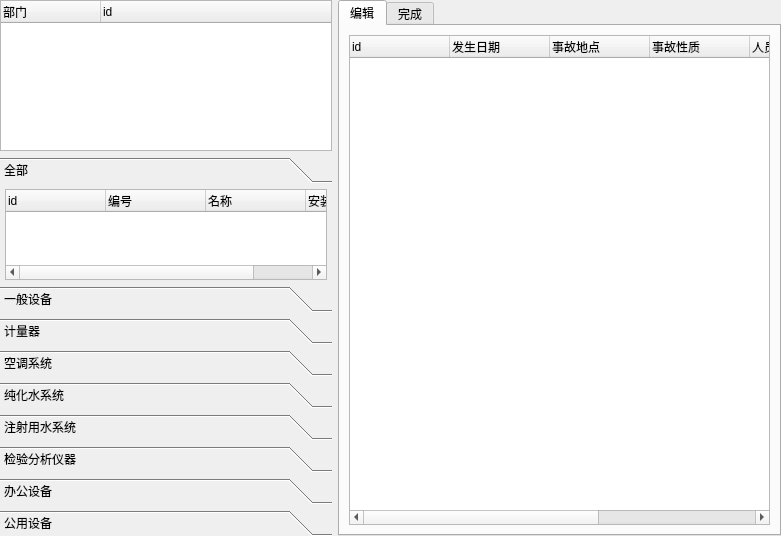
<?xml version="1.0" encoding="UTF-8"?>
<ui version="4.0">
 <class>Form</class>
 <widget class="QWidget" name="Form">
  <property name="geometry">
   <rect>
    <x>0</x>
    <y>0</y>
    <width>781</width>
    <height>536</height>
   </rect>
  </property>
  <property name="windowTitle">
   <string>Form</string>
  </property>
  <layout class="QGridLayout" name="gridLayout">
   <property name="leftMargin">
    <number>0</number>
   </property>
   <property name="topMargin">
    <number>0</number>
   </property>
   <property name="rightMargin">
    <number>0</number>
   </property>
   <property name="bottomMargin">
    <number>0</number>
   </property>
   <item row="0" column="3" rowspan="2">
    <widget class="QTabWidget" name="tabWidget">
     <property name="sizePolicy">
      <sizepolicy hsizetype="Expanding" vsizetype="Expanding">
       <horstretch>8</horstretch>
       <verstretch>0</verstretch>
      </sizepolicy>
     </property>
     <property name="tabShape">
      <enum>QTabWidget::Rounded</enum>
     </property>
     <property name="currentIndex">
      <number>0</number>
     </property>
     <widget class="QWidget" name="tab_0">
      <attribute name="title">
       <string>编辑</string>
      </attribute>
      <layout class="QGridLayout" name="gridLayout_2">
       <item row="0" column="0">
        <widget class="QTreeWidget" name="treeWidget_recordslist">
         <property name="sizePolicy">
          <sizepolicy hsizetype="Expanding" vsizetype="Expanding">
           <horstretch>0</horstretch>
           <verstretch>0</verstretch>
          </sizepolicy>
         </property>
         <property name="contextMenuPolicy">
          <enum>Qt::CustomContextMenu</enum>
         </property>
         <column>
          <property name="text">
           <string>id</string>
          </property>
         </column>
         <column>
          <property name="text">
           <string>发生日期</string>
          </property>
         </column>
         <column>
          <property name="text">
           <string>事故地点</string>
          </property>
         </column>
         <column>
          <property name="text">
           <string>事故性质</string>
          </property>
         </column>
         <column>
          <property name="text">
           <string>人员伤亡</string>
          </property>
         </column>
         <column>
          <property name="text">
           <string>事故简况</string>
          </property>
         </column>
         <column>
          <property name="text">
           <string>原因分析</string>
          </property>
         </column>
        </widget>
       </item>
      </layout>
     </widget>
     <widget class="QWidget" name="tab_1">
      <attribute name="title">
       <string>完成</string>
      </attribute>
     </widget>
    </widget>
   </item>
   <item row="0" column="0" colspan="2">
    <widget class="QTreeWidget" name="treeWidget_deptlist">
     <property name="sizePolicy">
      <sizepolicy hsizetype="Expanding" vsizetype="Expanding">
       <horstretch>3</horstretch>
       <verstretch>2</verstretch>
      </sizepolicy>
     </property>
     <column>
      <property name="text">
       <string>部门</string>
      </property>
     </column>
     <column>
      <property name="text">
       <string>id</string>
      </property>
     </column>
    </widget>
   </item>
   <item row="1" column="0" colspan="2">
    <widget class="QToolBox" name="toolBox">
     <property name="sizePolicy">
      <sizepolicy hsizetype="Preferred" vsizetype="Preferred">
       <horstretch>0</horstretch>
       <verstretch>5</verstretch>
      </sizepolicy>
     </property>
     <property name="currentIndex">
      <number>0</number>
     </property>
     <widget class="QWidget" name="page_0">
      <property name="geometry">
       <rect>
        <x>0</x>
        <y>0</y>
        <width>305</width>
        <height>107</height>
       </rect>
      </property>
      <attribute name="label">
       <string>全部</string>
      </attribute>
      <layout class="QGridLayout" name="gridLayout_3">
       <property name="leftMargin">
        <number>5</number>
       </property>
       <property name="topMargin">
        <number>0</number>
       </property>
       <property name="rightMargin">
        <number>5</number>
       </property>
       <property name="bottomMargin">
        <number>0</number>
       </property>
       <item row="0" column="0">
        <widget class="QTreeWidget" name="treeWidget_equuiplist">
         <property name="sizePolicy">
          <sizepolicy hsizetype="Expanding" vsizetype="Expanding">
           <horstretch>0</horstretch>
           <verstretch>0</verstretch>
          </sizepolicy>
         </property>
         <property name="contextMenuPolicy">
          <enum>Qt::CustomContextMenu</enum>
         </property>
         <column>
          <property name="text">
           <string>id</string>
          </property>
         </column>
         <column>
          <property name="text">
           <string>编号</string>
          </property>
         </column>
         <column>
          <property name="text">
           <string>名称</string>
          </property>
         </column>
         <column>
          <property name="text">
           <string>安装位置</string>
          </property>
         </column>
        </widget>
       </item>
      </layout>
     </widget>
     <widget class="QWidget" name="page_1">
      <property name="geometry">
       <rect>
        <x>0</x>
        <y>0</y>
        <width>331</width>
        <height>105</height>
       </rect>
      </property>
      <attribute name="label">
       <string>一般设备</string>
      </attribute>
     </widget>
     <widget class="QWidget" name="page_2">
      <property name="geometry">
       <rect>
        <x>0</x>
        <y>0</y>
        <width>331</width>
        <height>105</height>
       </rect>
      </property>
      <attribute name="label">
       <string>计量器</string>
      </attribute>
     </widget>
     <widget class="QWidget" name="page_3">
      <property name="geometry">
       <rect>
        <x>0</x>
        <y>0</y>
        <width>331</width>
        <height>105</height>
       </rect>
      </property>
      <attribute name="label">
       <string>空调系统</string>
      </attribute>
     </widget>
     <widget class="QWidget" name="page_4">
      <property name="geometry">
       <rect>
        <x>0</x>
        <y>0</y>
        <width>331</width>
        <height>105</height>
       </rect>
      </property>
      <attribute name="label">
       <string>纯化水系统</string>
      </attribute>
     </widget>
     <widget class="QWidget" name="page_5">
      <property name="geometry">
       <rect>
        <x>0</x>
        <y>0</y>
        <width>331</width>
        <height>105</height>
       </rect>
      </property>
      <attribute name="label">
       <string>注射用水系统</string>
      </attribute>
     </widget>
     <widget class="QWidget" name="page_6">
      <property name="geometry">
       <rect>
        <x>0</x>
        <y>0</y>
        <width>331</width>
        <height>105</height>
       </rect>
      </property>
      <attribute name="label">
       <string>检验分析仪器</string>
      </attribute>
     </widget>
     <widget class="QWidget" name="page_7">
      <property name="geometry">
       <rect>
        <x>0</x>
        <y>0</y>
        <width>331</width>
        <height>105</height>
       </rect>
      </property>
      <attribute name="label">
       <string>办公设备</string>
      </attribute>
     </widget>
     <widget class="QWidget" name="page_8">
      <property name="geometry">
       <rect>
        <x>0</x>
        <y>0</y>
        <width>331</width>
        <height>105</height>
       </rect>
      </property>
      <attribute name="label">
       <string>公用设备</string>
      </attribute>
     </widget>
    </widget>
   </item>
  </layout>
 </widget>
 <resources/>
 <connections/>
</ui>
